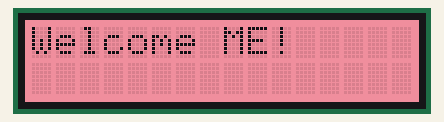
This sketch was run on a simulated Arduino Uno, built with avr-gcc and run on an emulated ATmega328P. Parts: 16×2 character LCD.

Above: at 5.1 s.
At 10.5 s:
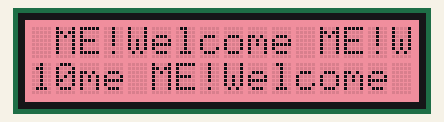
At 17.1 s:
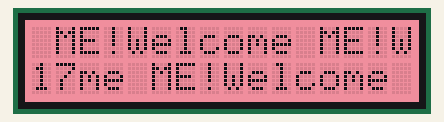
At 24.1 s:
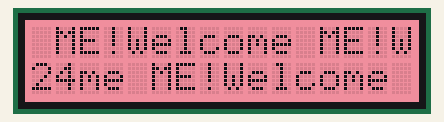
At 31.1 s:
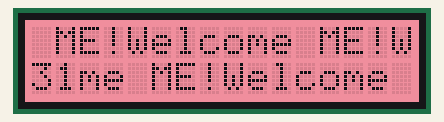
At 38.1 s:
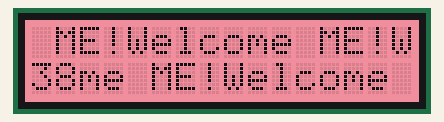

Measured:
- what the display in image 0 shows lasts 5.4 s, from 5.1 s to 10.5 s
- what the display in image 1 shows lasts 0.6 s, from 10.5 s to 11.1 s
- what the display in image 2 shows lasts 1.0 s, from 17.1 s to 18.1 s

The sketch:

Hello_World.ino
```cpp
// (licence header left out)
#include <Wire.h>
#include "rgb_lcd.h"

rgb_lcd lcd;
int i;
const int colorR = 001;
const int colorG = 100;
const int colorB = 150;
const int colorX = 240;
const int colorY = 110;
const int colorZ = 130;

void setup()
{
    // set up the LCD's number of columns and rows:
    lcd.begin(16, 2);

    {lcd.setRGB(colorR, colorG, colorB);

    delay(5000);}
    lcd.setRGB(colorX, colorY, colorZ);

    for(i=100;i>1;i--){
    // Print a message to the LCD.
    if(i<100&&i>50){
    //lcd.print("hello, world!");
    Serial.println("Justice");
    delay(100);
    }
    else lcd.print("Welcome ME!");
    }

}

void loop()
{
    // set the cursor to column 0, line 1
    // (note: line 1 is the second row, since counting begins with 0):
    lcd.setCursor(0, 1);
    // print the number of seconds since reset:
    lcd.print(millis()/1000);

    delay(100);
}

/*********************************************************************************************************
  END FILE
*********************************************************************************************************/
```
